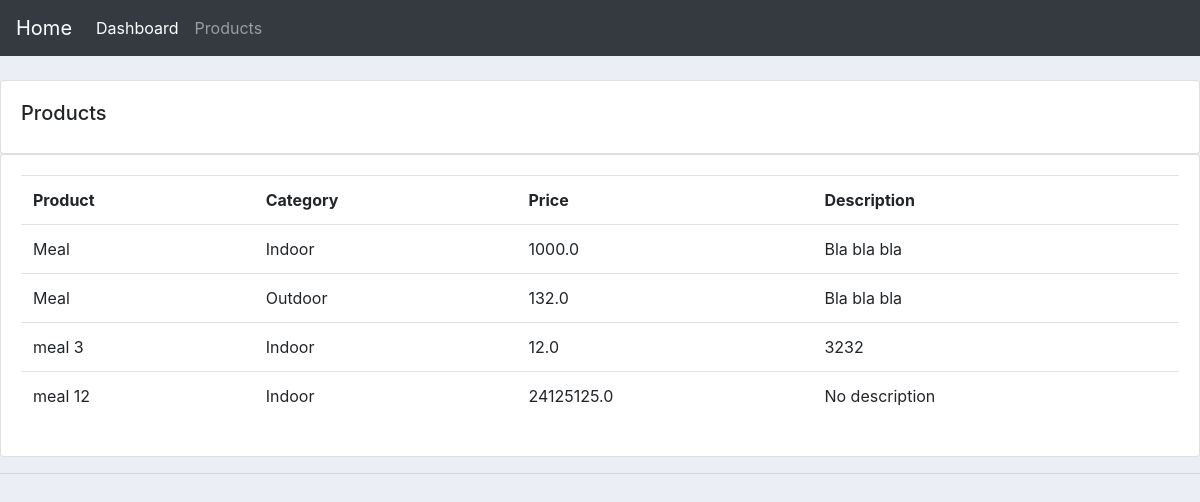
Page /products on the committed database.
### accounts/models.py (models this page shows, shortened)
class Product(models.Model):
    CATEGORY = (
        ("Indoor", "Indoor"),
        ("Outdoor", "Outdoor"),
    )
    name = models.CharField(max_length=30, null=True)
    price = models.FloatField(null=True)
    category = models.CharField(max_length=30, null=True, choices=CATEGORY)
    description = models.CharField(max_length=200,
                                   null=True,
                                   default="No description",
                                   blank=True,
                                   )
    date_created = models.DateField(auto_now_add=True, null=True)

### accounts/views.py (the view)
# urls.py: path("products", views.products_view, name="products"),
def products_view(request):
    context = {"products": models.Product.objects.all()}
    return render(request, "accounts/products.html", context)

### accounts/templates/accounts/products.html
{% extends "accounts/main.html" %}
{% block content %}
		<br>
		<div class="row">
			<div class="col-md">
				<div class="card card-body">
					<h5>Products</h5>
				</div>
				<div class="card card-body">
					<table class="table">
						<tr>
							<th>Product</th>
							<th>Category</th>
							<th>Price</th>
                            <th>Description</th>
						</tr>
						{% for product in products %}
							<tr>
								<td>{{product.name}}</td>
								<td>{{product.category}}</td>
								<td>{{product.price}}</td>
                                <td>{{ product.description }}</td>
							</tr>
						{% endfor %}
					</table>
				</div>
			</div>
		</div>
{% endblock %}

### static/css/main.css (style rules this page uses)
body { background-color: #ebeff5; }

### rows in the picture
Product: name "Meal", category "Indoor", price "1000.0", description "Bla bla bla"
Product: name "Meal", category "Outdoor", price "132.0", description "Bla bla bla"
Product: name "meal 3", category "Indoor", price "12.0", description "3232"
Product: name "meal 12", category "Indoor", price "24125125.0", description "No description"
